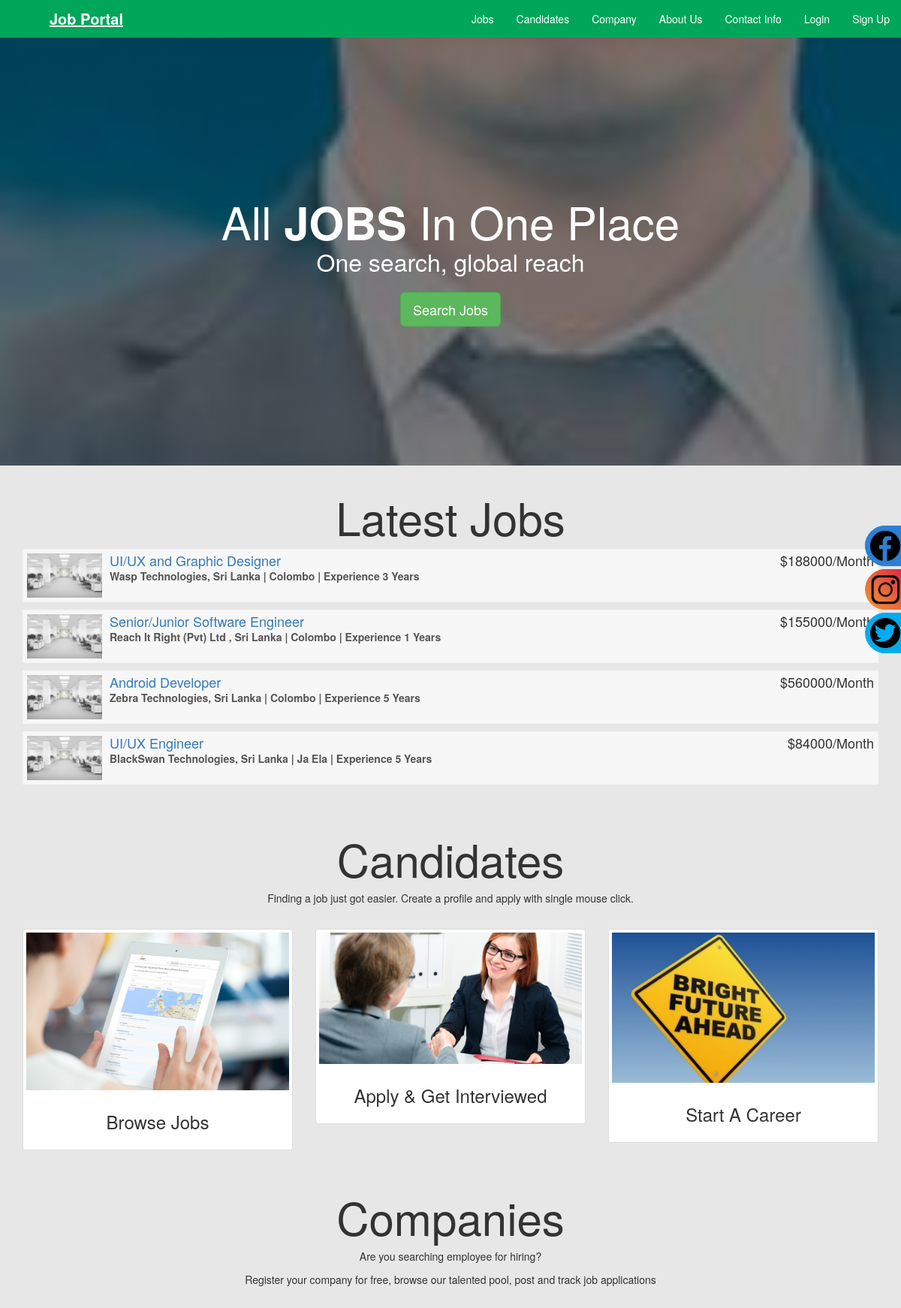
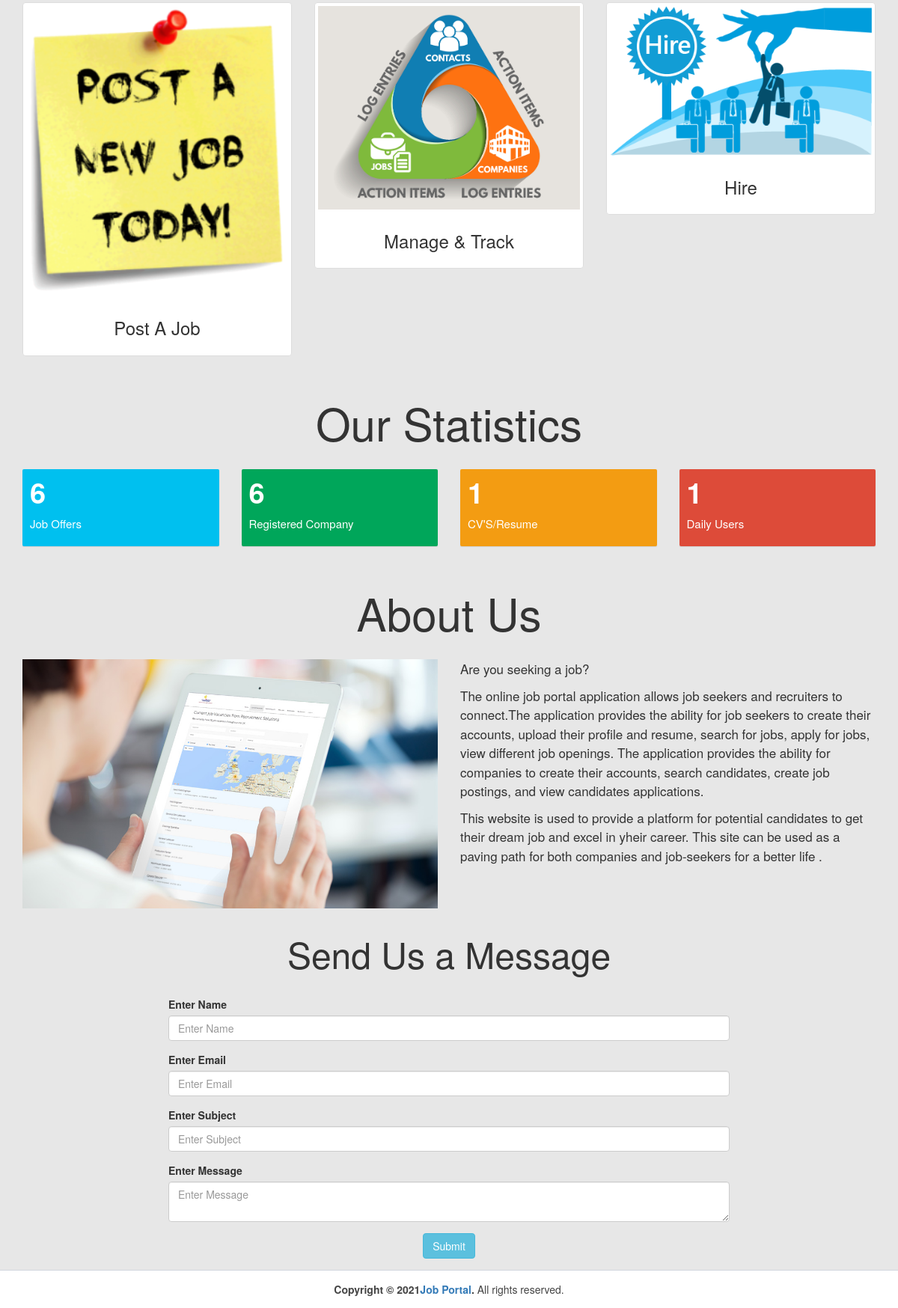
The page / on the database its author committed (2 pictures, top to bottom).
### tables this page shows
CREATE TABLE `company` (
  `id_company` int(11) NOT NULL,
  `name` varchar(255) NOT NULL,
  `companyname` varchar(255) NOT NULL,
  `province` varchar(255) NOT NULL,
  `district` varchar(255) NOT NULL,
  `city` varchar(255) NOT NULL,
  `contactno` varchar(255) NOT NULL,
  `website` varchar(255) NOT NULL,
  `email` varchar(255) NOT NULL,
  `password` varchar(255) NOT NULL,
  `aboutme` varchar(255) DEFAULT NULL,
  `logo` varchar(255) NOT NULL,
  `createdAt` timestamp NOT NULL DEFAULT current_timestamp(),
  `active` int(11) NOT NULL DEFAULT 2
);

CREATE TABLE `job_post` (
  `id_jobpost` int(11) NOT NULL,
  `id_company` int(11) NOT NULL,
  `jobtitle` varchar(255) NOT NULL,
  `description` text NOT NULL,
  `minimumsalary` varchar(255) NOT NULL,
  `maximumsalary` varchar(255) NOT NULL,
  `experience` varchar(255) NOT NULL,
  `qualification` varchar(255) NOT NULL,
  `createdat` timestamp NOT NULL DEFAULT current_timestamp()
);

### index.php (the view, shortened to what this page needs)
<?php
require_once("db.php");
?>
<!DOCTYPE html>
<html>
<head>
  <link rel="stylesheet" href="https://cdnjs.cloudflare.com/ajax/libs/twitter-bootstrap/3.3.7/css/bootstrap.min.css">
  <link rel="stylesheet" href="https://cdnjs.cloudflare.com/ajax/libs/font-awesome/4.7.0/css/font-awesome.min.css">
  <link rel="stylesheet" href="https://cdnjs.cloudflare.com/ajax/libs/ionicons/2.0.1/css/ionicons.min.css">
  <link rel="stylesheet" href="css/AdminLTE.min.css">
  <link rel="stylesheet" href="css/_all-skins.min.css">
  <link rel="stylesheet" href="css/custom.css">
  <link rel= "stylesheet" type="text/css" href="st.css">
		<link rel="stylesheet" href="https://maxcdn.bootstrapcdn.com/bootstrap/3.3.6/css/bootstrap.min.css" />
</head>
<body class=" skin-green sidebar-mini">
<div class="wrapper">
  <header class="main-header">
    <a href="index.php" class="logo logo-bg">
      <span class="logo-lg"><b>Job Portal</b> </span>
    </a>
    <nav class="navbar navbar-static-top">
      <div class="navbar-custom-menu">
        <ul class="nav navbar-nav">
          <li>
            <a href="jobs.php">Jobs</a>
          </li>
          <li>
            <a href="#candidates">Candidates</a>
          </li>
          <li>
            <a href="#company">Company</a>
          </li>
          <li>
            <a href="#about">About Us</a>
          </li>
          <li>
            <a href="#contact">Contact Info</a>
          </li>
          <?php if(empty($_SESSION['id_user']) && empty($_SESSION['id_company'])) { ?>
          <li>
            <a href="login.php">Login</a>
          </li>
          <li>
            <a href="sign-up.php">Sign Up</a>
          </li>
          <?php } ?>
        </ul>
      </div>
    </nav>
  </header>
  <ul class="sci">
      <a href="https://facebook.com/" class="FaceBook"><img src="img/FaceBook.PNG" width=40px height=40px ><b>FaceBook</b></a>
      <a href="https://instagram.com/" class="Instagram"><img src="img/instar.PNG" width=40px height=40px><b>instagram</b></a>
      <a href ="https://twitter.com/" class="Twitter"><img src="img/twitter.PNG" width=40px height= 40px><b>Twitter</b></a>
  </ul>
  <div class="content-wrapper" style="margin-left: 0px;">
    <section class="content-header bg-main">
      <div class="container">
        <div class="row">
          <div class="col-md-12 text-center index-head">
            <h1>All <strong>JOBS</strong> In One Place</h1>
            <p>One search, global reach</p>
            <p><a class="btn btn-success btn-lg" href="jobs.php" role="button">Search Jobs</a></p>
          </div>
        </div>
      </div>
    </section>
    <section class="content-header">
      <div class="container">
        <div class="row">
          <div class="col-md-12 latest-job margin-bottom-20">
            <h1 class="text-center">Latest Jobs</h1>
            <?php
          $sql = "SELECT * FROM job_post Order By Rand() Limit 4";
          $result = $conn->query($sql);
          if($result->num_rows > 0) {
            while($row = $result->fetch_assoc())
            {
              $sql1 = "SELECT * FROM company WHERE id_company='$row[id_company]'";
              $result1 = $conn->query($sql1);
              if($result1->num_rows > 0) {
                while($row1 = $result1->fetch_assoc())
                {
             ?>
            <div class="attachment-block clearfix">
              <img class="attachment-img" src="img/photo1.jpg" alt="Attachment Image">
              <div class="attachment-pushed">
                <h4 class="attachment-heading"><a href="view-job-post.php?id=<?php echo $row['id_jobpost']; ?>"><?php echo $row['jobtitle']; ?></a> <span class="attachment-heading pull-right">$<?php echo $row['maximumsalary']; ?>/Month</span></h4>
                <div class="attachment-text">
                    <div><strong><?php echo $row1['companyname']; ?> | <?php echo $row1['city']; ?> | Experience <?php echo $row['experience']; ?> Years</strong></div>
                </div>
              </div>
            </div>
          <?php
              }
            }
            }
          }
          ?>
          </div>
        </div>
      </div>
    </section>
    <section id="candidates" class="content-header">
      <div class="container">
        <div class="row">
          <div class="col-md-12 text-center latest-job margin-bottom-20">
            <h1>Candidates</h1>
            <p>Finding a job just got easier. Create a profile and apply with single mouse click.</p>
          </div>
        </div>
        <div class="row">
          <div class="col-sm-4 col-md-4">
            <div class="thumbnail candidate-img">
              <img src="img/browse.jpg" alt="Browse Jobs">
              <div class="caption">
                <h3 class="text-center">Browse Jobs</h3>
              </div>
            </div>
          </div>
          <div class="col-sm-4 col-md-4">
            <div class="thumbnail candidate-img">
              <img src="img/interviewed.jpeg" alt="Apply & Get Interviewed">
              <div class="caption">
                <h3 class="text-center">Apply & Get Interviewed</h3>
              </div>
            </div>
          </div>
          <div class="col-sm-4 col-md-4">
            <div class="thumbnail candidate-img">
              <img src="img/career.jpg" alt="Start A Career">
              <div class="caption">
                <h3 class="text-center">Start A Career</h3>
              </div>
            </div>
          </div>
        </div>
      </div>
    </section>
    <section id="company" class="content-header">
      <div class="container">
        <div class="row">
          <div class="col-md-12 text-center latest-job margin-bottom-20">
            <h1>Companies</h1>
            <p> Are you searching employee for hiring?</p>
            <p>Register your company for free, browse our talented pool, post and track job applications</p>
          </div>
        </div>
        <div class="row">
          <div class="col-sm-4 col-md-4">
            <div class="thumbnail company-img">
              <img src="img/postjob.png" alt="Browse Jobs">
              <div class="caption">
                <h3 class="text-center">Post A Job</h3>
              </div>
            </div>
          </div>
          <div class="col-sm-4 col-md-4">
            <div class="thumbnail company-img">
              <img src="img/manage.jpg" alt="Apply & Get Interviewed">
              <div class="caption">
                <h3 class="text-center">Manage & Track</h3>
              </div>
            </div>
          </div>
          <div class="col-sm-4 col-md-4">
            <div class="thumbnail company-img">
              <img src="img/hire.png" alt="Start A Career">
              <div class="caption">
                <h3 class="text-center">Hire</h3>
              </div>
            </div>
          </div>
        </div>
      </div>
    </section>
    <section id="statistics" class="content-header">
      <div class="container">
        <div class="row">
          <div class="col-md-12 text-center latest-job margin-bottom-20">
            <h1>Our Statistics</h1>
          </div>
        </div>
        <div class="row">
        <div class="col-lg-3 col-xs-6">
          <div class="small-box bg-aqua">
            <div class="inner">
             <?php
                      $sql = "SELECT * FROM job_post";
                      $result = $conn->query($sql);
                      if($result->num_rows > 0) {
                        $totalno = $result->num_rows;
                      } else {
                        $totalno = 0;
                      }
                    ?>
              <h3><?php echo $totalno; ?></h3>
              <p>Job Offers</p>
            </div>
          </div>
        </div>
        <div class="col-lg-3 col-xs-6">
          <div class="small-box bg-green">
            <div class="inner">
                  <?php
                      $sql = "SELECT * FROM company WHERE active='1'";
                      $result = $conn->query($sql);
                      if($result->num_rows > 0) {
                        $totalno = $result->num_rows;
                      } else {
                        $totalno = 0;
                      }
                    ?>
              <h3><?php echo $totalno; ?></h3>
              <p>Registered Company</p>
            </div>
          </div>
        </div>
        <div class="col-lg-3 col-xs-6">
          <div class="small-box bg-yellow">
            <div class="inner">
             <?php
                      $sql = "SELECT * FROM users WHERE resume!=''";
                      $result = $conn->query($sql);
                      if($result->num_rows > 0) {
                        $totalno = $result->num_rows;
                      } else {
                        $totalno = 0;
                      }
                    ?>
              <h3><?php echo $totalno; ?></h3>
              <p>CV'S/Resume</p>
            </div>
          </div>
        </div>
        <div class="col-lg-3 col-xs-6">
          <div class="small-box bg-red">
            <div class="inner">
               <?php
                      $sql = "SELECT * FROM users WHERE active='1'";
                      $result = $conn->query($sql);
                      if($result->num_rows > 0) {
                        $totalno = $result->num_rows;
                      } else {
                        $totalno = 0;
                      }
                    ?>
              <h3><?php echo $totalno; ?></h3>
              <p>Daily Users</p>
            </div>
          </div>
        </div>
      </div>
      </div>
    </section>
    <section id="about" class="content-header">
      <div class="container">
        <div class="row">
          <div class="col-md-12 text-center latest-job margin-bottom-20">
            <h1>About Us</h1>
          </div>
        </div>
        <div class="row">
          <div class="col-md-6">
            <img src="img/browse.jpg" class="img-responsive">
          </div>
          <div class="col-md-6 about-text margin-bottom-20">
	<p>Are you seeking a job?</p>
             	<p>The online job portal application allows job seekers and recruiters to connect.The application provides the ability for job seekers to create their accounts, upload their profile and resume, search for jobs, apply for jobs, view different job openings. The application provides the ability for companies to create their accounts, search candidates, create job postings, and view candidates applications.
            	</p>
            	<p>
             	 This website is used to provide a platform for potential candidates to get their dream job and excel in yheir career.
              	 This site can be used as a paving path for both companies and job-seekers for a better life .
            	</p>
          </div>
        </div>
      </div>
    </section>
    <?php
$name = '';
$email = '';
$subject = '';
$message = '';
?>
    <section id="contact" class="content-header">
     <div class="container">
			<div class="row">
				<div class="col-md-8" style="margin:0 auto; float:none;">
					<h1 align="center"><font size="12">Send Us a Message</font></h1>
					<br />
					<form method="post">
						<div class="form-group">
							<label>Enter Name</label>
							<input type="text" name="name" placeholder="Enter Name" class="form-control" value="<?php echo $name; ?>" />
						</div>
						<div class="form-group">
							<label>Enter Email</label>
							<input type="text" name="email" class="form-control" placeholder="Enter Email" value="<?php echo $email; ?>" />
						</div>
						<div class="form-group">
							<label>Enter Subject</label>
							<input type="text" name="subject" class="form-control" placeholder="Enter Subject" value="<?php echo $subject; ?>" />
						</div>
						<div class="form-group">
							<label>Enter Message</label>
							<textarea name="message" class="form-control" placeholder="Enter Message"><?php echo $message; ?></textarea>
						</div>
						<div class="form-group" align="center">
							<input type="submit" name="submit" value="Submit" class="btn btn-info" />
						</div>
					</form>
				</div>
			</div>
		  </div>
   </section>
      </div>
  <ul class="sci">
      <a href="https://facebook.com/" class="FaceBook"><img src="img/FaceBook.PNG" width=40px height=40px ><b>FaceBook</b></a>
      <a href="https://instagram.com/" class="Instagram"><img src="img/instar.PNG" width=40px height=40px><b>instagram</b></a>
      <a href ="https://twitter.com/" class="Twitter"><img src="img/twitter.PNG" width=40px height= 40px><b>Twitter</b></a>
  </ul>
  <footer class="main-footer" style="margin-left: 0px;" style="background-color: #330066">
    <div class="text-center" >
    <strong>Copyright &copy; 2021<a href="index.php">Job Portal</a>.</strong> All rights
    reserved.
    </div>
  </footer>
</div>
</body>
</html>

### css/custom.css (style rules this page uses)
.bg-main { background: linear-gradient(0deg,rgba(0,0,0,0.5),rgba(0,0,0,0.5)), url(../img/job-search.jpg) no-repeat center center fixed !important; -webkit-background-size: cover; -moz-background-size: cover; -o-background-size: cover; background-size: cover !important; }
.index-head { padding: 15%; color: #fff; line-height: 150%; }
.index-head > h1 { font-size: 60px; }
.logo-bg { background-color: #00A65A !important; }
.index-head > p { font-size: 32px; }
.index-head > p > a { margin-top: 20px; }
.latest-job { line-height: 150%; }
.latest-job > h1 { font-size: 60px; }
.candidate-img > img { width: 350px; height: 175px; }
.company-img > img { width: 350px; height: 200px; }
.about-text > p { font-size: 17px; line-height: 150%; }
.margin-bottom-20 { margin-bottom: 20px; }

### st.css (style rules this page uses)
.sci { position:fixed; top: 20%; right: 0%; width: 200px; display: flex; flex-direction: column; justify-content:center; }
.sci a { text-decoration: none; text-transform:uppercase; padding: 7PX; font-size: 16px; font-family:'Oswald',sans-serif; margin: 2px; text-align: left; border-radius: 60px 0px 0px 60px; transform: translate(110px , 0px); transition: all 0.5s; }
.FaceBook { background-color:#2C80D3; color: white; }
.Instagram { background: #f09433; background: -moz-linear-gradient(45deg, #f09433 0%, #e6683c 25%, #dc2743 50%, #cc2366 75%, #bc1888 100%); background: -webkit-linear-gradient(45deg, #f09433 0%,#e6683c 25%,#dc2743 50%,#cc2366 75%,#bc1888 100%); background: linear-gradient(45deg, #f09433 0%,#e6683c 25%,#dc2743 50%,#cc2366 75%,#bc1888 100%); filter: progid:DXImageTransform.Microsoft.gradient( startColorstr='#f09433', endColorstr='#bc1888',GradientType=1 ); color: white; }
.Twitter { background-color:#00acee; color: white; }

### rows shown on the page
job_post: jobtitle "UI/UX and Graphic Designer", maximumsalary "188000", experience "3"
company: companyname "Wasp Technologies, Sri Lanka", city "Colombo"
job_post: jobtitle "Senior/Junior Software Engineer", maximumsalary "155000", experience "1"
company: companyname "Reach It Right (Pvt) Ltd , Sri Lanka", city "Colombo"
job_post: jobtitle "Android Developer", maximumsalary "560000", experience "5"
company: companyname "Zebra Technologies, Sri Lanka", city "Colombo"
job_post: jobtitle "UI/UX Engineer", maximumsalary "84000", experience "5"
company: companyname "BlackSwan Technologies, Sri Lanka", city "Ja Ela"

### other values the page prints
$totalno "6"
$totalno "1"
